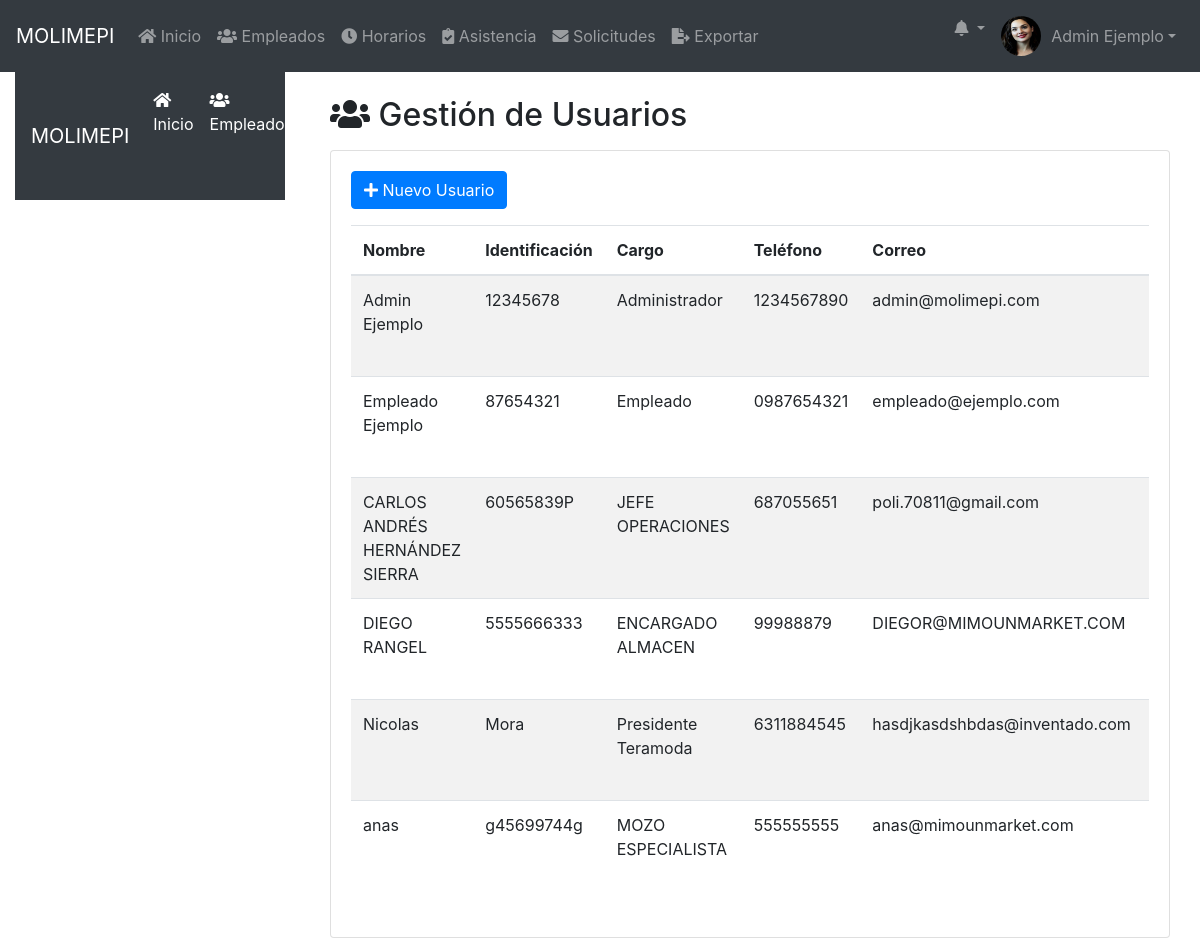
Page /public/usuarios.php (signed in) on the earlier database version.
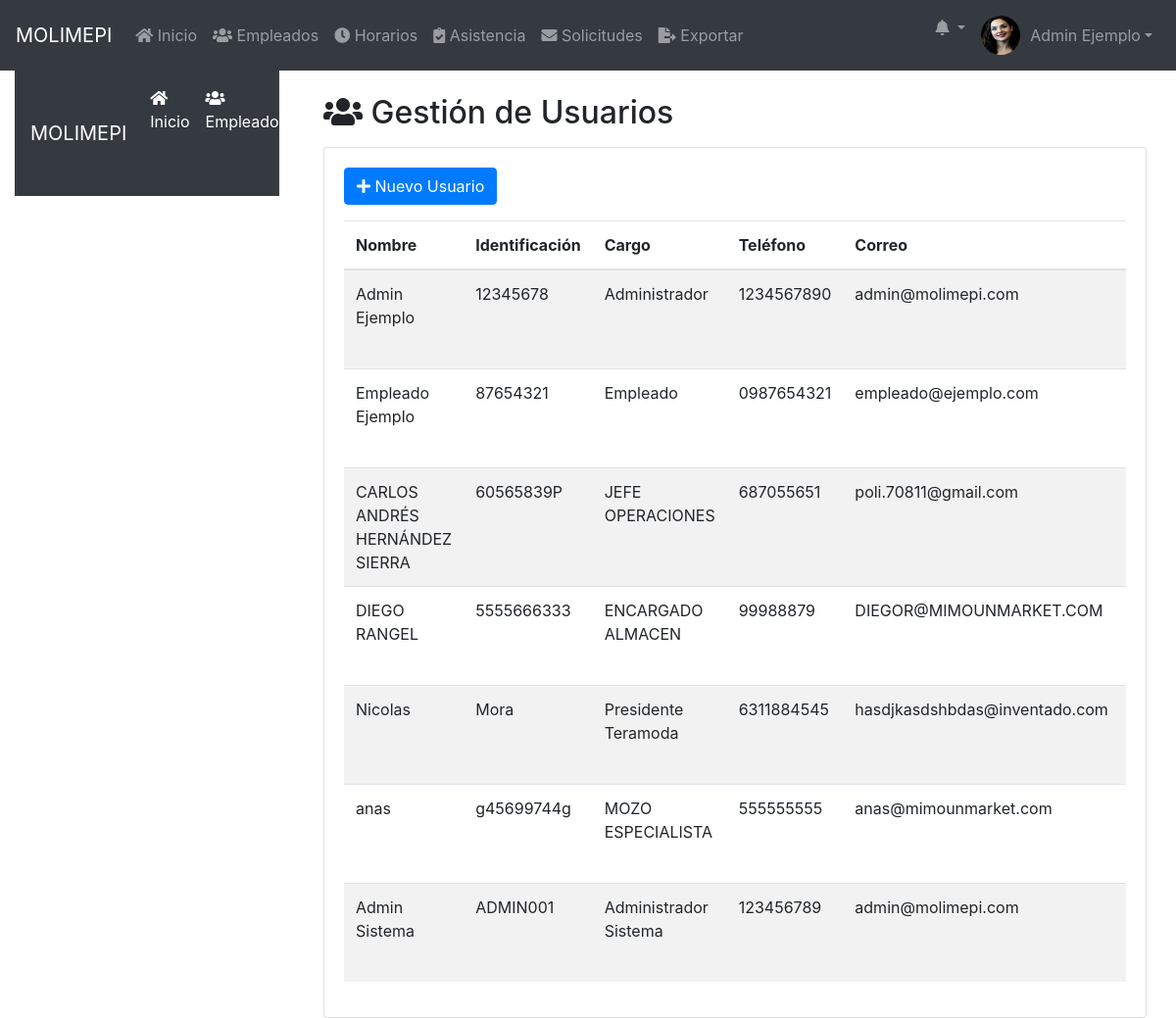
Same page on the later database version.
### tables this page shows
CREATE TABLE `usuarios` (
  `ID` int(11) NOT NULL,
  `nombre` varchar(100) NOT NULL,
  `identificacion` varchar(50) NOT NULL,
  `cargo` varchar(50) NOT NULL,
  `telefono` varchar(20) DEFAULT NULL,
  `correo` varchar(100) DEFAULT NULL,
  `nickname` varchar(50) NOT NULL,
  `password` varchar(255) DEFAULT NULL,
  `rol` enum('Administrador','Empleado') DEFAULT 'Empleado',
  `imagen` varchar(255) DEFAULT 'imgs/nofoto.png',
  `fecha_registro` timestamp NOT NULL DEFAULT current_timestamp(),
  `cambio_password` tinyint(1) DEFAULT 0
);

### public/usuarios.php (the view, shortened to what this page needs)
<?php
require_once '../config/database.php';
$stmt = $pdo->prepare("SELECT * FROM usuarios");
$stmt->execute();
$usuarios = $stmt->fetchAll(PDO::FETCH_ASSOC);
?>
<!DOCTYPE html>
<html lang="es">
<?php include 'head.php'; ?>
<body>
    <?php include 'navbar.php'; ?>
    <div class="container-fluid">
        <div class="row">
            <div class="col-md-3">
                <?php include 'sidebar.php'; ?>
            </div>
            <div class="col-md-9">
                <div class="container mt-4">
                    <h2><i class="fas fa-users"></i> Gestión de Usuarios</h2>
                    <div class="card mt-3">
                        <div class="card-body">
                            <button class="btn btn-primary mb-3" data-toggle="modal" data-target="#nuevoUsuarioModal">
                                <i class="fas fa-plus"></i> Nuevo Usuario
                            </button>
                            <table class="table table-striped table-responsive">
                                <thead>
                                    <tr>
                                        <th>Nombre</th>
                                        <th>Identificación</th>
                                        <th>Cargo</th>
                                        <th>Teléfono</th>
                                        <th>Correo</th>
                                        <th>Rol</th>
                                    </tr>
                                </thead>
                                <tbody>
                                    <?php foreach ($usuarios as $usuario): ?>
                                    <tr>
                                        <td><?php echo $usuario['nombre']; ?></td>
                                        <td><?php echo $usuario['identificacion']; ?></td>
                                        <td><?php echo $usuario['cargo']; ?></td>
                                        <td><?php echo $usuario['telefono']; ?></td>
                                        <td><?php echo $usuario['correo']; ?></td>
                                        <td><?php echo $usuario['rol']; ?></td>
                                    </tr>
                                    <?php endforeach; ?>
                                </tbody>
                            </table>
                        </div>
                    </div>
                </div>
            </div>
        </div>
    </div>
</body>
</html>

### public/navbar.php (shortened to what this page needs)
<?php
require_once '../config/database.php';
$stmt = $pdo->prepare("SELECT nombre, imagen FROM usuarios WHERE ID = :id");
$stmt->execute(['id' => $_SESSION['usuario_id']]);
$usuario = $stmt->fetch(PDO::FETCH_ASSOC);
$imagenPerfil = (!empty($usuario['imagen']) && file_exists("../" . $usuario['imagen'])) ? "../" . $usuario['imagen'] : '../public/imgs/nofoto.png';
?>
<nav class="navbar navbar-expand-lg navbar-dark bg-dark">
    <a class="navbar-brand" href="dashboard.php">MOLIMEPI</a>
    <div class="collapse navbar-collapse" id="navbarNav">
        <ul class="navbar-nav mr-auto">
            <li class="nav-item">
                <a class="nav-link" href="dashboard.php"><i class="fas fa-home"></i> Inicio</a>
            </li>
            <?php if ($_SESSION['rol'] === 'Administrador'): ?>
            <li class="nav-item">
                <a class="nav-link" href="empleados.php"><i class="fas fa-users"></i> Empleados</a>
            </li>
            <?php endif; ?>
            <li class="nav-item">
                <a class="nav-link" href="horarios.php"><i class="fas fa-clock"></i> Horarios</a>
            </li>
            <li class="nav-item">
                <a class="nav-link" href="asistencia.php"><i class="fas fa-clipboard-check"></i> Asistencia</a>
            </li>
            <li class="nav-item">
                <a class="nav-link" href="solicitudes.php"><i class="fas fa-envelope"></i> Solicitudes</a>
            </li>
            <?php if ($_SESSION['rol'] === 'Administrador'): ?>
            <li class="nav-item">
                <a class="nav-link" href="exportar.php"><i class="fas fa-file-export"></i> Exportar</a>
            </li>
            <?php endif; ?>
        </ul>
        <ul class="navbar-nav ml-auto">
            <li class="nav-item dropdown">
                <a class="nav-link dropdown-toggle position-relative" href="#" id="notificacionesDropdown" role="button" data-toggle="dropdown" aria-haspopup="true" aria-expanded="false">
                    <i class="fas fa-bell"></i>
                </a>
            </li>
            <li class="nav-item dropdown">
                <a class="nav-link dropdown-toggle d-flex align-items-center" href="#" id="userDropdown" role="button" data-toggle="dropdown" aria-haspopup="true" aria-expanded="false">
                    <img src="<?php echo $imagenPerfil; ?>" class="rounded-circle" style="width: 40px; height: 40px; margin-right: 10px;">
                    <span><?php echo htmlspecialchars($usuario['nombre']); ?></span>
                </a>
            </li>
        </ul>
    </div>
</nav>

Differences in the rows shown:
added usuarios: nombre "Admin Sistema", identificacion "ADMIN001", cargo "Administrador Sistema", telefono "123456789", correo "admin@molimepi.com"
